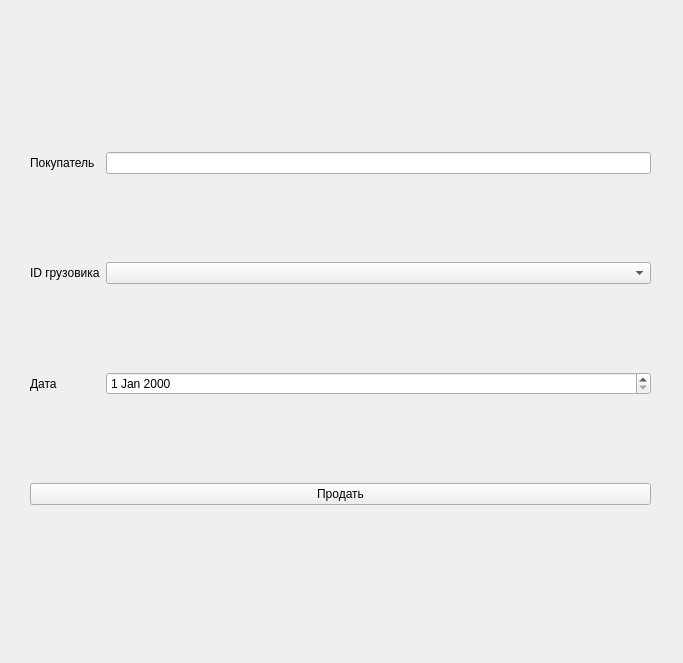
<?xml version="1.0" encoding="UTF-8"?>
<ui version="4.0">
 <class>SellTruckWindow</class>
 <widget class="QWidget" name="SellTruckWindow">
  <property name="geometry">
   <rect>
    <x>0</x>
    <y>0</y>
    <width>683</width>
    <height>663</height>
   </rect>
  </property>
  <property name="windowTitle">
   <string>Form</string>
  </property>
  <widget class="QWidget" name="gridLayoutWidget">
   <property name="geometry">
    <rect>
     <x>30</x>
     <y>30</y>
     <width>621</width>
     <height>601</height>
    </rect>
   </property>
   <layout class="QGridLayout" name="gridLayout">
    <item row="1" column="1">
     <widget class="QLineEdit" name="CustomerEdit"/>
    </item>
    <item row="5" column="0" colspan="2">
     <spacer name="verticalSpacer_2">
      <property name="orientation">
       <enum>Qt::Vertical</enum>
      </property>
      <property name="sizeType">
       <enum>QSizePolicy::Fixed</enum>
      </property>
      <property name="sizeHint" stdset="0">
       <size>
        <width>20</width>
        <height>40</height>
       </size>
      </property>
     </spacer>
    </item>
    <item row="3" column="0">
     <widget class="QLabel" name="label_5">
      <property name="text">
       <string>Дата</string>
      </property>
     </widget>
    </item>
    <item row="1" column="0">
     <widget class="QLabel" name="label_3">
      <property name="text">
       <string>Покупатель</string>
      </property>
     </widget>
    </item>
    <item row="2" column="1">
     <widget class="QComboBox" name="TruckIdComboBox"/>
    </item>
    <item row="0" column="0" colspan="2">
     <spacer name="verticalSpacer">
      <property name="orientation">
       <enum>Qt::Vertical</enum>
      </property>
      <property name="sizeType">
       <enum>QSizePolicy::Fixed</enum>
      </property>
      <property name="sizeHint" stdset="0">
       <size>
        <width>20</width>
        <height>40</height>
       </size>
      </property>
     </spacer>
    </item>
    <item row="2" column="0">
     <widget class="QLabel" name="label_4">
      <property name="text">
       <string>ID грузовика</string>
      </property>
     </widget>
    </item>
    <item row="3" column="1">
     <widget class="QDateEdit" name="SellDateEdit"/>
    </item>
    <item row="4" column="0" colspan="2">
     <widget class="QPushButton" name="SellButton">
      <property name="text">
       <string>Продать</string>
      </property>
     </widget>
    </item>
   </layout>
  </widget>
 </widget>
 <resources/>
 <connections/>
</ui>
